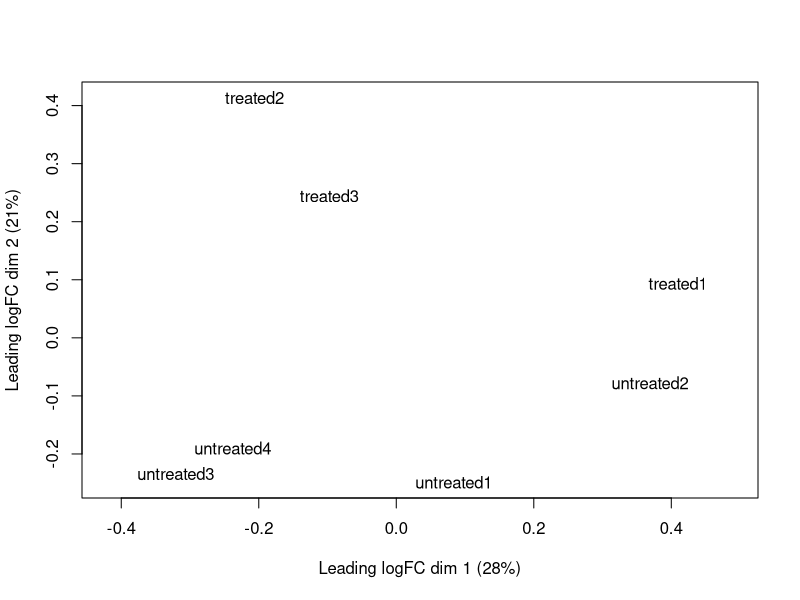

The R script that drew this image: (Note: this script raises an error after producing the figure.)
# The BioFig package contains a collection of R functions used by biologists with some programming knowledge. 
# The package is applicable to visualize the high dimension data to understand biological questions.
plot_2DPCA<-function(expression = c("matrix", "data.frame", "DGEList", "DESeqDataSet"),
                     group,colors=NULL,shape=NULL,
                     samplenames,title="",LegendName_Color="group",
                     LegendName_Shape="shape",LegendName="group",
                     ggrepelLab=TRUE,size_gglab=5,size_title=14,
                     point.size=4,scl=T,ntop=NULL,transform=NULL,MahalanobisEllips=F){
  
  #Add option to use only the top n genes that explain most of the variance
  #Add option transform data (could be packed in another function)
  if(!is.null(transform) && transform=="vst"){
    expression<-vst(expression,fitType = "local")
    scl<-F
  }
  #If the class of the object is dds
  ## edger approach
  if(class(expression)=="DESeqDataSet"){
    group<-colData(expression)[,group]
    samplenames<-colData(expression)[,samplenames]
    expression<-assay(expression)
  }
  #If the class of the object is DGEList
  if(class(expression)=="DGEList"){
    edgR_list_object<- edgeR::plotMDS.DGEList(expression)
    ## Then extract MDS matrix from edgR_list_object 
    ## Save the extracted MDS matrix as ed_list
    ed_list = as.data.frame(edgR_list_object$cmdscale.out) %>% dplyr::rename(DM1 = V1, DM2 = V2)
    
    ## Then pass the the data to ggplot2 to get the plot 
    pplot <- ggplot(ed_list, aes(x=DM1,y=DM2))+
    geom_point(size=3) + 
    theme(axis.title=element_text(size = 12,face="bold", colour = "black"),
                     axis.text = element_text(size = 12),
                     axis.ticks = element_line(colour='black'),
                     plot.title = element_text(hjust = 0.5,size=12,face="bold"),
                     legend.position = "bottom",
                     legend.title = element_text(color = "Black", size = 12, face = "bold"),
                     legend.text=element_text(color = "Black", size = 12, face = "bold"),
                     panel.background = element_blank(),
                     panel.grid.major =  element_line(colour = "grey90", size = 0.2),
                     panel.grid.minor =  element_line(colour = "grey98", size = 0.5),
                     panel.border = element_rect(color='black',fill=NA)) +
     labs(x = "Leading LogFC dim 1", y = "Leading LogFC dim 2", title = "MDS plot") +
      ggrepel::geom_text_repel(data = ed_list,aes(label = rownames(ed_list)))
    return(pplot)
     } 
     
  ## Then, it follows the code below for normalization and visualization.
  df_pca<-prcomp(t(expression),scale=scl)
  df_out <- as.data.frame(df_pca$x)
  df_out$group<-group
  df_out$sample_name<-samplenames
  
  percentage <- round(df_pca$sdev^2 / sum(df_pca$sdev^2)*100,2)
  percentage <- paste0(colnames(df_out)[grep("^PC",colnames(df_out))], " (", paste0(as.character(percentage), "% variance", ")") )
  print(percentage)
  
  if(is.null(shape)){
    p<-ggplot(df_out,aes(x=PC1,y=PC2,color=group))
    if(!is.null(colors)){p<-p+scale_color_manual(values=colors,name=LegendName)}
  }else{
    p<-ggplot(df_out,aes(x=PC1,y=PC2,color=group,shape=shape))
    if(!is.null(colors)){p<-p+scale_color_manual(values=colors,name=LegendName)}
  }
  
  p<-p+geom_point(size=point.size)+ xlab(percentage[1]) + ylab(percentage[2])+
    #geom_text(label=row.names(df_out_raw),show.legend = FALSE,hjust=0,vjust=0.2)
    theme(plot.title = element_text(size = size_title, face = "bold",hjust = 0.5),
          legend.title=element_text(size=14), legend.text=element_text(size=12,),
          axis.title.x = element_text(size = 14),axis.title.y = element_text(size = 14),
          panel.background = element_blank(),
          panel.grid.major =  element_line(colour = "grey90", size = 0.2),
          panel.grid.minor =  element_line(colour = "grey98", size = 0.5),
          panel.border = element_rect(color='black',fill=NA))
  if(ggrepelLab){
    p<-p + geom_text_repel(aes(label=sample_name),show.legend = FALSE,
                           size=size_gglab,
                           force = 2,max.overlaps = Inf) +
      labs(shape=LegendName_Shape, col=LegendName_Color)+
      ggtitle(title)
  }
  
  if(MahalanobisEllips){
    p<-p+stat_ellipse()
  }
  return(p)
}


## Test Functions
## PC plot 
library(dplyr)
library(ggplot2)
expression <- read.csv("cts.csv", row.names = 1)
expression <- expression[apply(expression, 1, function(row) all(row !=0)), ]
expression <- log2(expression)

Sampledata <- read.csv("Sample.csv", row.names = 1) %>% dplyr::select(-2)
expression <- edgeR::DGEList(counts = expression, group = t(Sampledata))

debug(plot_2DPCA)
plot_2DPCA(expression)


# calculate sample distances
library(tidyverse)
plotmds <- function(data){
  
  ## calculate distance for the sample
  data <- expression %>%
    t() %>%
    dist() %>%
    as.matrix()
  
  ## convert distance matrix to Classical multidimensional scaling(MDS)
  mdsData <- data.frame(cmdscale(data))
  mds <- cbind(mdsData, as.data.frame(data)) # combine with distance with mds
  
  ## plot in ggplot2
  ggplot(mds, aes(X1, X2)) +
    geom_point(size = 3) +
    theme_minimal() +
    theme(axis.title=element_text(size = 12,face="bold", colour = "black"),
          axis.text = element_text(size = 12),
          axis.ticks = element_line(colour='black'),
          plot.title = element_text(hjust = 0.5,size=12,face="bold"),
          legend.position = "bottom",
          legend.title = element_text(color = "Black", size = 12, face = "bold"),
          legend.text=element_text(color = "Black", size = 12, face = "bold"),
          panel.background = element_blank(),
          panel.grid.major =  element_line(colour = "grey90", size = 0.2),
          panel.grid.minor =  element_line(colour = "grey98", size = 0.5),
          panel.border = element_rect(color='black',fill=NA)) +
    labs(x = "Leading LogFC dim 1", y = "Leading LogFC dim 2", title = "MDS plot") +
    ggrepel::geom_text_repel(data = mds,aes(label = rownames(mds)))
  
}
  
